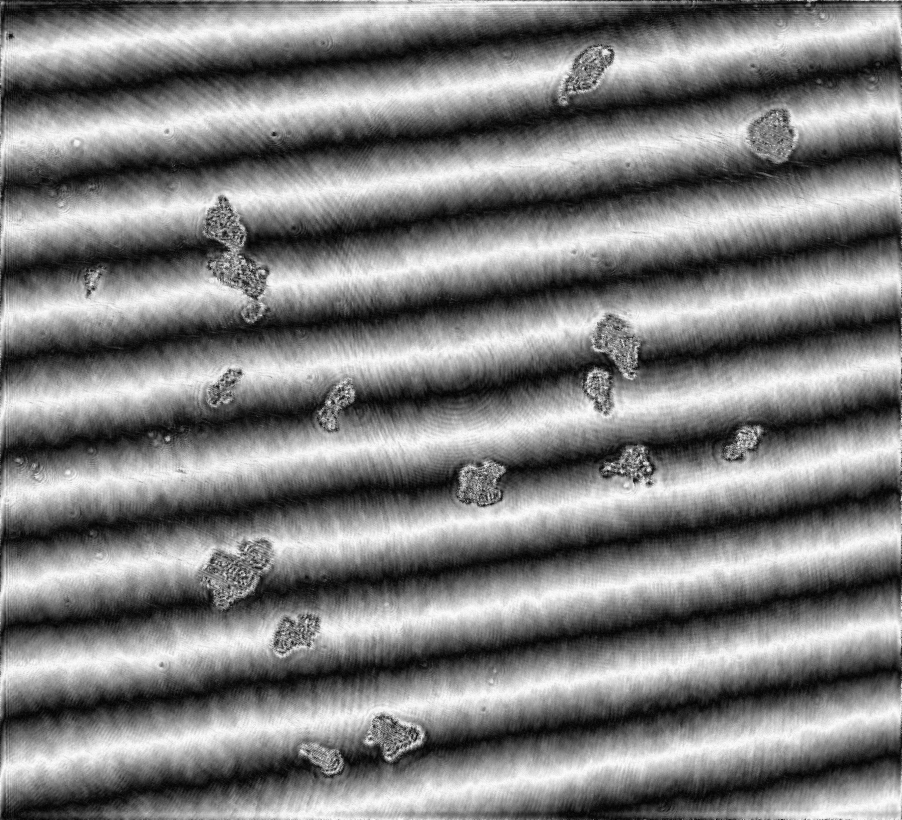
#> input picture algorithm_test/2.jpg, 4508 x 4096 px, given as the content of the folder C:/Users/d1009/Desktop/temp/result/1.jpg, which was not available (shown at 1/5 size)
$ python Dof_extension.py   (older library calls are emulated)
#> lines starting #> are read from the running program, lines starting #| are printed output that depends on the picture; pictures that were not available may be replaced by others from this repository, and a replacement may not be noted
import pywt
import cv2
import numpy as np
import os


# This function does the coefficient fusing according to the fusion method
def fuseCoeff(coeff1, coeff2, method):
    global coeff
    if method == 'mean':
        coeff = (coeff1 + coeff2) / 2
    elif method == 'min':
        coeff = np.minimum(coeff1, coeff2)
    elif method == 'max':
        coeff = np.maximum(coeff1, coeff2)
    return coeff


def counting(count, total):
    count += 1
    print(count, '/', total)
    return count


def sobel(array):
    # HL, LH, HH
    g_xh = cv2.Sobel(array[1][0], cv2.CV_64F, 1, 0)+cv2.Sobel(array[1][2], cv2.CV_64F, 1, 0)
    g_yh = cv2.Sobel(array[1][1], cv2.CV_64F, 0, 1)+cv2.Sobel(array[1][2], cv2.CV_64F, 0, 1)
    g_xl = cv2.Sobel(array[0], cv2.CV_64F, 1, 0)
    g_yl = cv2.Sobel(array[0], cv2.CV_64F, 0, 1)

    # g_h = cv2.addWeighted(g_xh, 0.5, g_yh, 0.5, 0)
    g_h = np.sqrt(g_xh**2+g_yh**2)
    g_l = np.sqrt(g_xl**2+g_yl**2)
    var_h = local_variance(g_h, 3)
    var_l = local_variance(g_l, 3)

    return var_h, var_l


def local_variance(array, block_size=15):
    # # 计算块的大小
    # block_size = max(block_size, 3)  # 确保块大小至少为3
    # block_size = block_size - (block_size % 2) + 1  # 确保块大小为奇数
    #
    # # 计算局部均值
    # mean_filter = np.ones((block_size, block_size)) / (block_size ** 2)
    # local_mean = cv2.filter2D(array, -1, mean_filter)
    #
    # # 计算局部方差
    # squared_image = np.square(array.astype(float))
    # squared_filter = mean_filter ** 2
    # # local_variance = np.sqrt(np.maximum(cv2.filter2D(squared_image, -1, squared_filter) - np.square(local_mean), 0))
    # local_variance = cv2.filter2D(squared_image, -1, squared_filter) - np.square(local_mean)

    kernel = np.ones((block_size, block_size))
    d1 = cv2.blur(array, (block_size, block_size))
    result1 = d1**2
    result2 = cv2.blur(array**2, (block_size, block_size))

    result0 = np.sqrt(np.maximum(result2 - result1, 0))

    return result0


def dof(input_pth, output_pth):
    # 文件读取
    image_path = input_pth
    file_names = os.listdir(image_path)
    image_files = [f for f in file_names if any(ext in f.lower() for ext in ('.jpg', '.jpeg', '.png', '.bmp'))]
    dof_img = cv2.imread(os.path.join(image_path, file_names[0]), 0)
#> dof_img is the input picture: shape (4096, 4508); min 0, max 255, mean 127.2
    count = 0
    # 打开并显示每张图片
    for image_name in image_files:
        # 构建完整的文件路径
        image_path = input_pth
        image_path = os.path.join(image_path, image_name)
        temp_img = cv2.imread(image_path, 0)
        # First: Do wavelet transform on each image
        wavelet = 'db2'
        coeff1 = pywt.wavedec2(dof_img[:, :], wavelet, level=1)
#> coeff1 = 2 items
        coeff2 = pywt.wavedec2(temp_img[:, :], wavelet, level=1)
#> coeff2 = 2 items
        # temp_img = cv2.resize(temp_img, (4508, 4096))
        # DOF操作
        # Params
        FUSION_METHOD = 'mean'
        FUSION_METHOD1 = 'max'
        FUSION_METHOD2 = 'min'
        # Second: for each level in both image do the fusion according to the desire option
        fusedCooef = []
        Sobel_method = False
        if Sobel_method:
            # 得到亮度梯度的局部方差，1和2表示不同图片，h和l代表高频和低频
            Sobel_h1 = sobel(coeff1)[0]
            Sobel_l1 = sobel(coeff1)[1]
            Sobel_h2 = sobel(coeff2)[0]
            Sobel_l2 = sobel(coeff2)[1]

            # 判别矩阵，存放0或1
            judge_h1 = Sobel_h1.copy()
            judge_l1 = Sobel_l1.copy()

            for row in range(Sobel_h1.shape[0]):
                for col in range(Sobel_h1.shape[1]):
                    if Sobel_h1[row][col] >= Sobel_h2[row][col]:
                        judge_h1[row][col] = 1
                    else:
                        judge_h1[row][col] = 0

                    if Sobel_l1[row][col] >= Sobel_l2[row][col]:
                        judge_l1[row][col] = 1
                    else:
                        judge_l1[row][col] = 0

            judge_h2 = np.ones_like(judge_h1)-judge_h1
            judge_l2 = np.ones_like(judge_l1)-judge_l1

            # 四个小波系数
            c0 = coeff1[0]*judge_l1+coeff2[0]*judge_l2
            c1 = coeff1[1][0]*judge_h1+coeff2[1][0]*judge_h2
            c2 = coeff1[1][1]*judge_h1+coeff2[1][1]*judge_h2
            c3 = coeff1[1][2]*judge_h1+coeff2[1][2]*judge_h2
            fusedCooef.append(c0)
            fusedCooef.append((c1, c2, c3))

            # 小波重建
            fusedImage = pywt.waverec2(fusedCooef, wavelet)

            # 转为uint8格式
            fusedImage1 = np.multiply(np.divide(fusedImage - np.min(fusedImage), (np.max(fusedImage) - np.min(fusedImage))),
                                      255)
            fusedImage1 = fusedImage1.astype(np.uint8)
            dof_img = fusedImage1
            count = counting(count, len(image_files))

        else:
            for i in range(len(coeff1)):
                # The first values in each decomposition is the apprximation values of the top level
                if i == 0:
                    c0 = fuseCoeff(coeff1[0], coeff2[0], FUSION_METHOD1)
                    fusedCooef.append(c0)
                else:
                    # For the rest of the levels we have tupels with 3 coefficients
                    c1 = fuseCoeff(coeff1[i][0], coeff2[i][0], FUSION_METHOD1)
                    c2 = fuseCoeff(coeff1[i][1], coeff2[i][1], FUSION_METHOD1)
                    c3 = fuseCoeff(coeff1[i][2], coeff2[i][2], FUSION_METHOD1)
                    fusedCooef.append((c1, c2, c3))
#> this loop made 2 passes
#> pass 2, in fuseCoeff (call 2), `coeff = np.maximum(coeff1, coeff2)`:
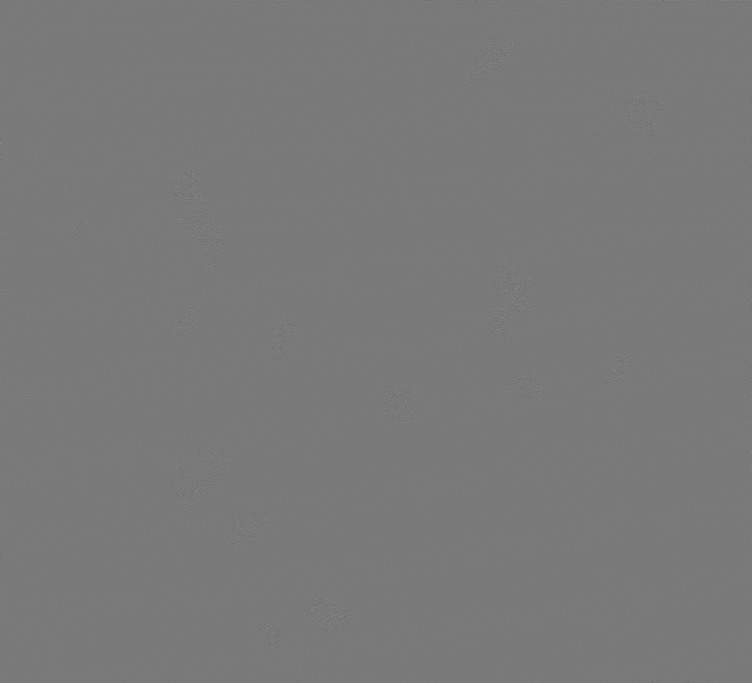
#> coeff: shape (2049, 2255) float64 (shown at 1/3 size); min -196.3, max 214, mean 0; drawn with min black and max white
#> after the loop, fusedCooef = 2 items
            # Third: After we fused the coefficient we need to transform back to get the image
            fusedImage = pywt.waverec2(fusedCooef, wavelet)
            # Forth: normalize values to be in uint8
            fusedImage1 = np.multiply(np.divide(fusedImage-np.min(fusedImage), (np.max(fusedImage)-np.min(fusedImage))), 255)
            fusedImage1 = fusedImage1.astype(np.uint8)
            dof_img = fusedImage1
            count = counting(count, len(image_files))
        # except Exception as e:
        #     print("无法加载图片：", image_name)
        #     print("错误信息：", str(e))

    cv2.imwrite(output_pth, dof_img)


if __name__ == "__main__":
    batch = False
    if not batch:
        input_path = r"C:\Users\d1009\Desktop\temp\result\1.jpg"
        output_path = r"C:\Users\d1009\Desktop\temp\result\dof\dof.jpg"
        dof(input_path, output_path)

    else:
        directory = "F:/Data/20240329/Reconstruction/Limestone"
        img_num = 0
        img_dirs = [d for d in os.listdir(directory) if os.path.isdir(os.path.join(directory, d))]
        for img_dir in img_dirs:
            img_num = img_num + 1
            img_directory = os.path.join(directory, img_dir)
            input_path = img_directory
            output_path = 'F:/Data/20240329/DOF/Limestone/Limestone_DOF_{}.bmp'.format(img_num)
            dof(input_path, output_path)


$ run again, on algorithm_test/3.jpg
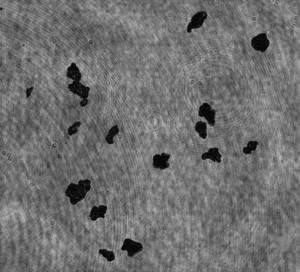
#> input picture algorithm_test/3.jpg, 300 x 272 px, given as the content of the folder C:/Users/d1009/Desktop/temp/result/1.jpg, which was not available
#> in dof, dof_img is the input picture: shape (272, 300); min 0, max 187, mean 111.7
#> coeff1 = 2 items
#> the loop in dof, `for i in range(len(coeff1)):` made 2 passes
#> pass 2, in fuseCoeff (call 4), `coeff = np.maximum(coeff1, coeff2)`:
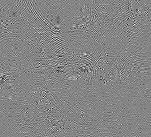
#> coeff: shape (137, 151) float64; min -32.21, max 29.43, mean 0; drawn with min black and max white
#> in dof, `fusedImage = pywt.waverec2(fusedCooef, wavelet)`:
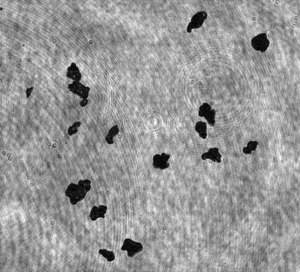
#> fusedImage: shape (272, 300) float64; min -1.78e-15, max 187, mean 111.7; drawn with min black and max white
